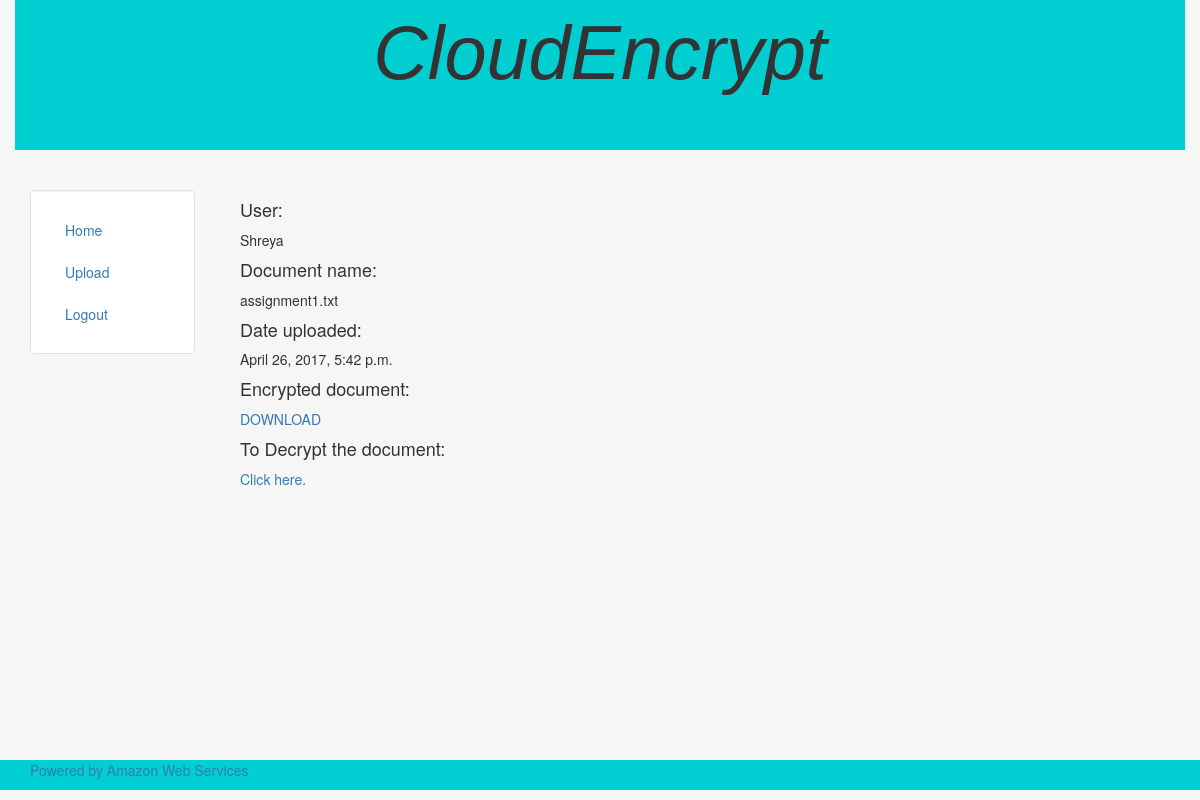
The app's page /page/847d6f3b-88b5-40d4-8fa3-6c7a6907f27b/ with its own data.
### signup/models.py (models this page shows, shortened)
class Document(models.Model):
    user = models.ForeignKey(User, verbose_name=_('user'))
    name = models.CharField(_("Title"), max_length=100)
    uuid = models.CharField(_('Unique Identifier'), max_length=36)
    document_url = models.URLField(_("Document_Url"))
    date_uploaded = models.DateTimeField()
    key1 = models.CharField(_("key1"),max_length=300)
    key2 = models.CharField(_("key2"),max_length=300)
    key3 = models.CharField(_("key3"),max_length=300)
    size1= models.IntegerField()
    size2= models.IntegerField()
    size3= models.IntegerField()
    class Meta:
        verbose_name = _('document')
        verbose_name_plural = _('documents')

### signup/views.py (the view)
# urls.py: url(r'^(?P<uuid>[a-f0-9]{8}-[a-f0-9]{4}-[a-f0-9]{4}-[a-f0-9]{4}-[a-f0-9]{12})/$', views.doc_detail, name='detail'),
def doc_detail(request, uuid):
    doc=Document.objects.get(uuid=uuid)
    return render(request,'signup/detail.html',{'docs': doc})

### signup/templates/signup/detail.html
{% extends "main/header.html" %}
{% block side %}
{% include "signup/includes/sidebar.html" %}
{% endblock %}
{% block content %}
    <h4>User:</h4>
    <p>{{docs.user}}</p>
    <h4>Document name:</h4>
    <p>{{docs.name}}</p>
    <h4>Date uploaded:</h4>
    <p>{{docs.date_uploaded}}</p>
    <h4>Encrypted document:</h4>
    <a href="{{docs.document_url}}">DOWNLOAD</a>
    <h4>To Decrypt the document:</h4>
    <a href="/page/{{docs.uuid}}/decrypt/">Click here.</a>
{% endblock %}

### main/templates/main/header.html (style rules this page uses)
html, body { height:100% }

### records on screen
Document: user "Shreya", name "assignment1.txt", date_uploaded "April 26, 2017, 5:42 p.m."
